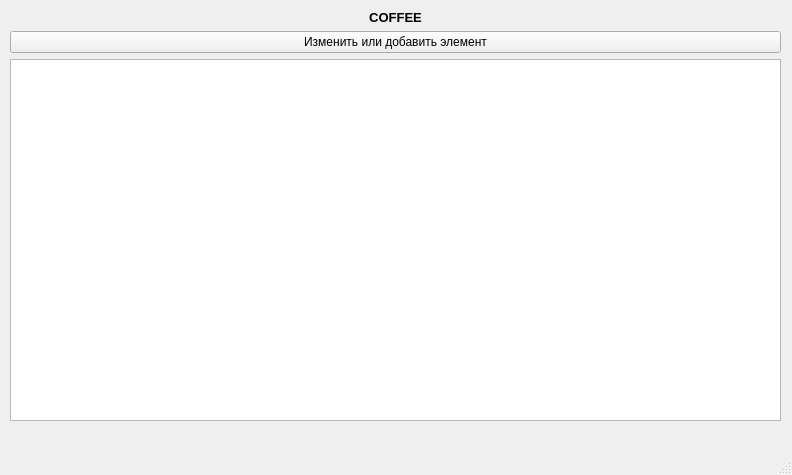
<?xml version="1.0" encoding="UTF-8"?>
<ui version="4.0">
 <class>MainWindow</class>
 <widget class="QMainWindow" name="MainWindow">
  <property name="geometry">
   <rect>
    <x>0</x>
    <y>0</y>
    <width>792</width>
    <height>475</height>
   </rect>
  </property>
  <property name="windowTitle">
   <string>MainWindow</string>
  </property>
  <widget class="QWidget" name="centralwidget">
   <widget class="QWidget" name="verticalLayoutWidget">
    <property name="geometry">
     <rect>
      <x>10</x>
      <y>10</y>
      <width>771</width>
      <height>411</height>
     </rect>
    </property>
    <layout class="QVBoxLayout" name="verticalLayout">
     <item>
      <widget class="QLabel" name="label">
       <property name="text">
        <string>&lt;html&gt;&lt;head/&gt;&lt;body&gt;&lt;p align=&quot;center&quot;&gt;&lt;span style=&quot; font-size:10pt; font-weight:600;&quot;&gt;COFFEE&lt;/span&gt;&lt;/p&gt;&lt;/body&gt;&lt;/html&gt;</string>
       </property>
      </widget>
     </item>
     <item>
      <widget class="QPushButton" name="pushButton">
       <property name="text">
        <string>Изменить или добавить элемент</string>
       </property>
      </widget>
     </item>
     <item>
      <widget class="QTableWidget" name="tableWidget"/>
     </item>
    </layout>
   </widget>
  </widget>
  <widget class="QMenuBar" name="menubar">
   <property name="geometry">
    <rect>
     <x>0</x>
     <y>0</y>
     <width>792</width>
     <height>26</height>
    </rect>
   </property>
  </widget>
  <widget class="QStatusBar" name="statusbar"/>
 </widget>
 <resources/>
 <connections/>
</ui>
